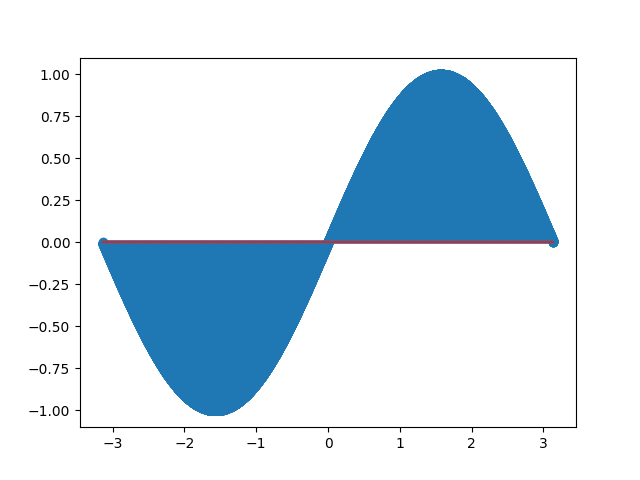

The script that drew this image:
import numpy as np
import matplotlib.pyplot as plt
from math import *
x= np.arange(-pi,pi,0.001)
x=list(x)
y=[]
for i in x:
   y.append(sin(i))


plt.stem(x,y)   
plt.show()
